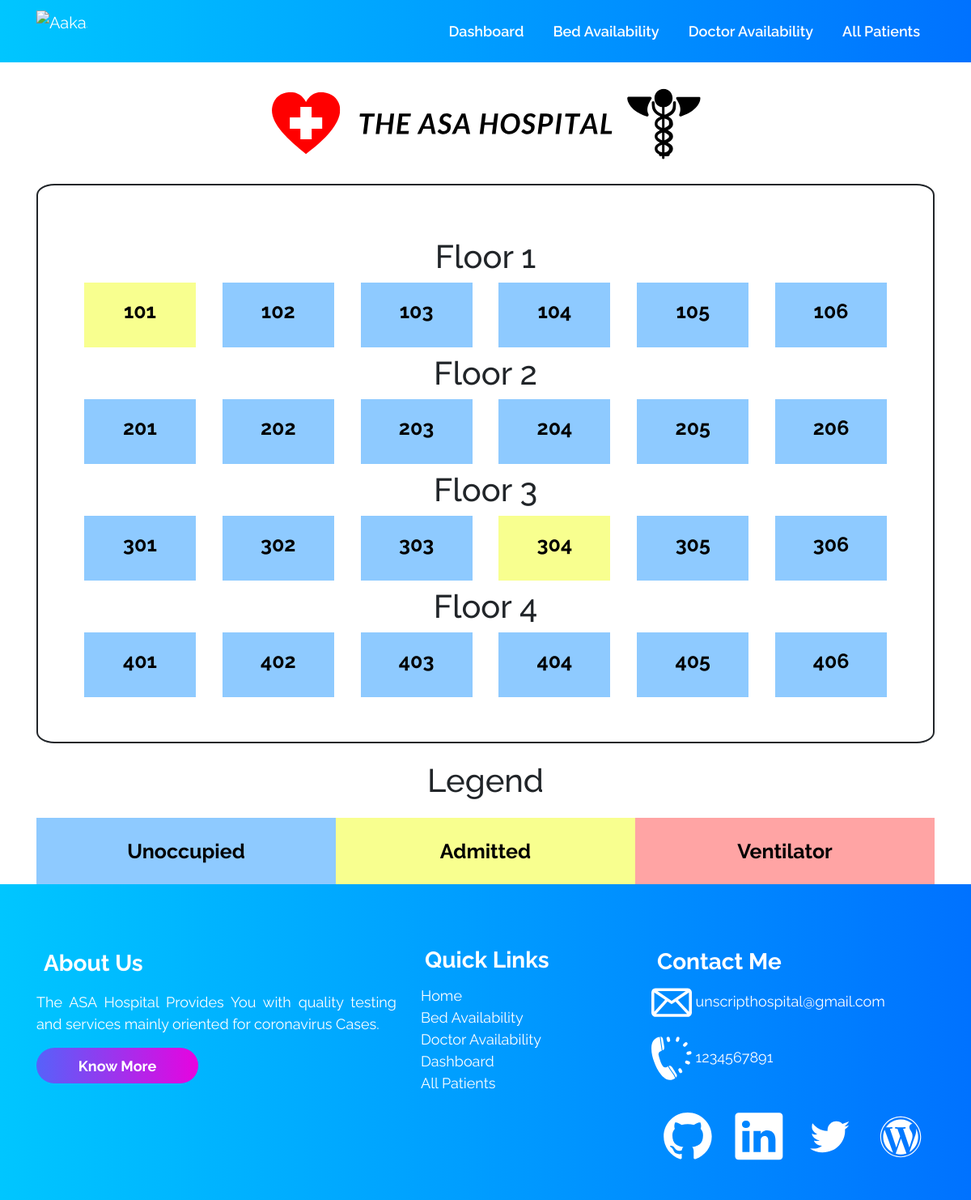
The page /bedavailability/ on the database as committed earlier.
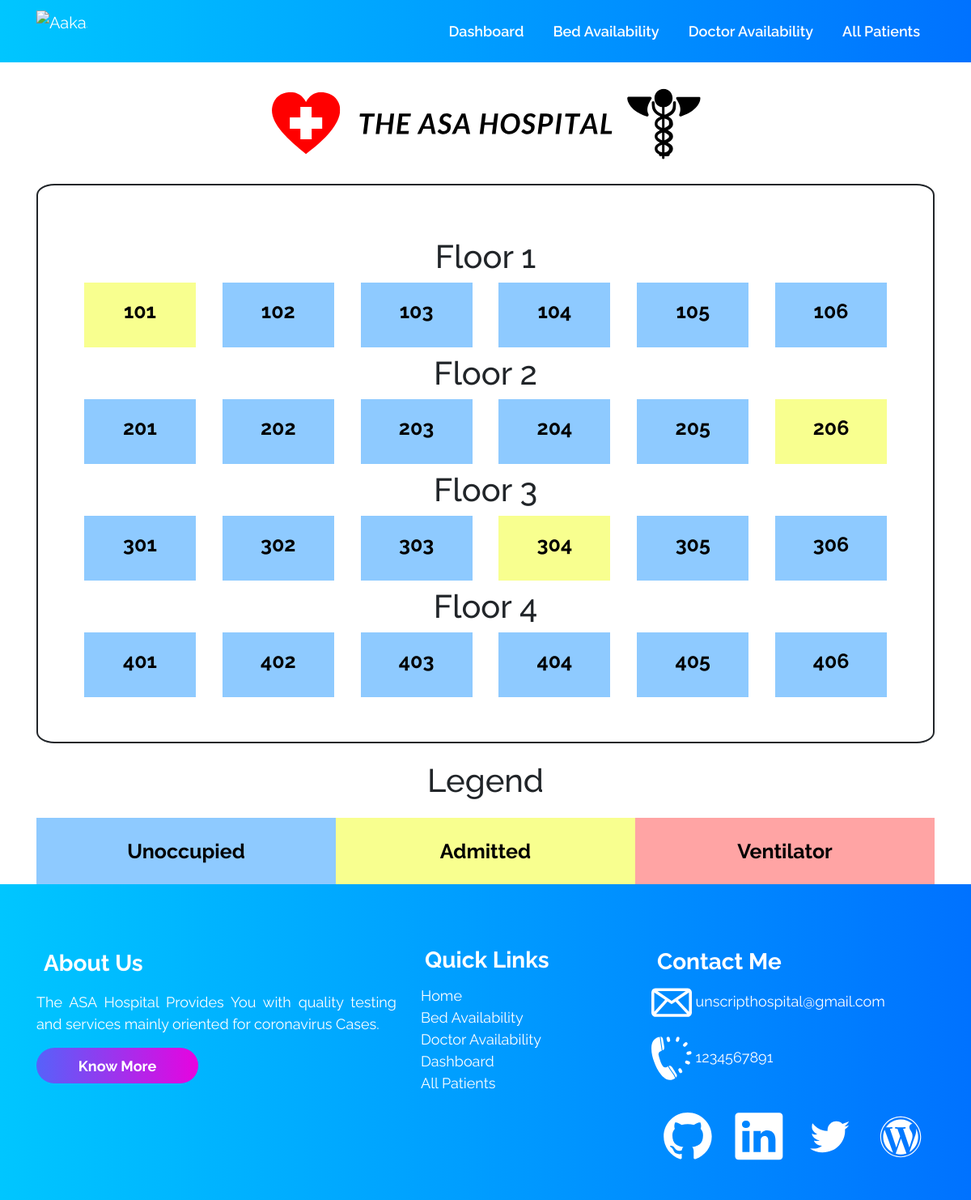
The same page on the database as committed later.
### accounts/views.py (the view)
# urls.py: path("bedavailability/", views.bedavailability, name='bedavailability'),
def bedavailability(request):
    all_rooms_objects = Room.objects.all().exclude(room_no="-----")
    max_rooms_on_floor = 6
    context = {
        'list': list,
        'all_rooms_objects': all_rooms_objects,
        'max_rooms_on_floor': max_rooms_on_floor,
    }
    return render(request, 'bedavailability.html', context)

### templates/bedavailability.html (shortened to what this page needs)
{% extends 'innerbase.html' %}
{% load static %}
{% block cssLinks %}
<link rel="stylesheet" href="{% static 'css/bed.css' %}">
{% endblock %}
{% block body %}
<div class="container my-6">
    <div class="banner">
        <img src="{% static 'svg/hospital banner.svg' %}" width="100%" height="150px" alt="">
    </div>
    <div class="border-outside">
        <div class="inner-container p-6">
            <div class="floor1 row">
                {% for room in all_rooms_objects %}
                {% if forloop.counter0|divisibleby:max_rooms_on_floor %}
            </div>
            <h1 class="text-center my-2">Floor {{room.floor_no}}</h1>
            <div class="floor1 row">
                {% endif %}
                <div class=" col-sm">
                    <a href="/bed-for-patient/{{room.pk}}" style="text-decoration: none;">
                        <div class="card-body     room  {% if room.occupied %}yellow{% endif %}
                                    {% if room.ventilator %}red{% endif %} ">
                            <h5 class="title-for-card">{{room.room_no}}</h5>
                        </div>
                    </a>
                </div>
                {% endfor %}
            </div>
        </div>
    </div>
</div>
<div class="container">
    <h1 class="text-center heading-legend">Legend</h1>
    <div class="container">
        <div class="row text-center">
            <div class="col-md-4 blue">
                Unoccupied
            </div>
            <div class="col-md-4 yellow">
                Admitted
            </div>
            <div class="col-md-4 red">
                Ventilator
            </div>
        </div>
    </div>
</div>
{% endblock %}

Rows that differ between the two databases and show on the page:
changed Room (number 12 of 24 on the later page): occupied False → True (drawn)
